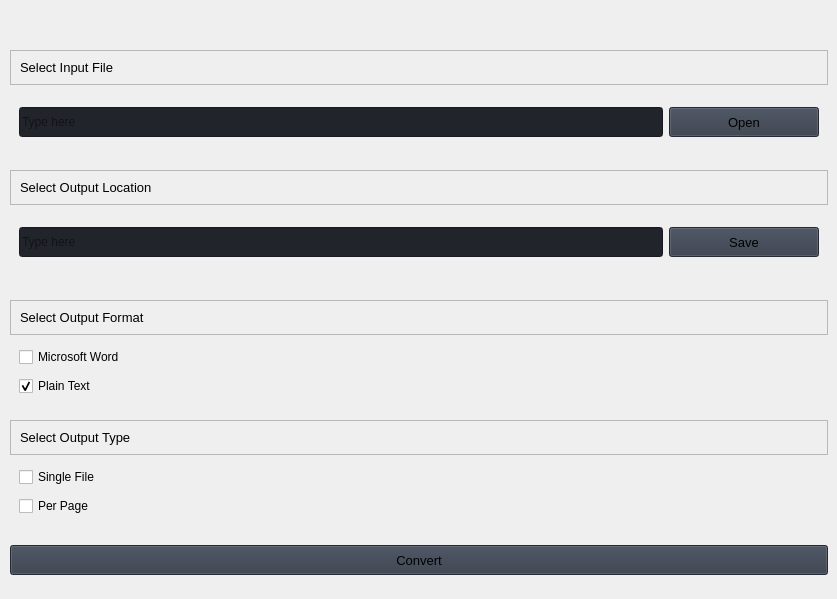
                     <widget class="QWidget" name="ocr_batch_page">
                      <widget class="QFrame" name="row2">
                       <property name="geometry">
                        <rect>
                         <x>10</x>
                         <y>50</y>
                         <width>818</width>
                         <height>110</height>
                        </rect>
                       </property>
                       <property name="minimumSize">
                        <size>
                         <width>0</width>
                         <height>110</height>
                        </size>
                       </property>
                       <property name="maximumSize">
                        <size>
                         <width>16777215</width>
                         <height>110</height>
                        </size>
                       </property>
                       <property name="frameShape">
                        <enum>QFrame::NoFrame</enum>
                       </property>
                       <property name="frameShadow">
                        <enum>QFrame::Raised</enum>
                       </property>
                       <layout class="QVBoxLayout" name="verticalLayout_39">
                        <property name="spacing">
                         <number>0</number>
                        </property>
                        <property name="leftMargin">
                         <number>0</number>
                        </property>
                        <property name="topMargin">
                         <number>0</number>
                        </property>
                        <property name="rightMargin">
                         <number>0</number>
                        </property>
                        <property name="bottomMargin">
                         <number>0</number>
                        </property>
                        <item>
                         <widget class="QFrame" name="frame_title_wid_10">
                          <property name="maximumSize">
                           <size>
                            <width>16777215</width>
                            <height>35</height>
                           </size>
                          </property>
                          <property name="frameShape">
                           <enum>QFrame::StyledPanel</enum>
                          </property>
                          <property name="frameShadow">
                           <enum>QFrame::Raised</enum>
                          </property>
                          <layout class="QVBoxLayout" name="verticalLayout_40">
                           <item>
                            <widget class="QLabel" name="labelBoxBlenderInstalation_10">
                             <property name="font">
                              <font>
                               <pointsize>10</pointsize>
                               <italic>false</italic>
                               <bold>false</bold>
                              </font>
                             </property>
                             <property name="styleSheet">
                              <string notr="true"/>
                             </property>
                             <property name="text">
                              <string>Select Input File</string>
                             </property>
                            </widget>
                           </item>
                          </layout>
                         </widget>
                        </item>
                        <item>
                         <widget class="QFrame" name="frame_content_wid_12">
                          <property name="frameShape">
                           <enum>QFrame::NoFrame</enum>
                          </property>
                          <property name="frameShadow">
                           <enum>QFrame::Raised</enum>
                          </property>
                          <layout class="QHBoxLayout" name="horizontalLayout_22">
                           <item>
                            <layout class="QGridLayout" name="gridLayout_14">
                             <property name="bottomMargin">
                              <number>0</number>
                             </property>
                             <item row="0" column="0">
                              <widget class="QLineEdit" name="ocr_batch_input_folder_txt">
                               <property name="enabled">
                                <bool>false</bool>
                               </property>
                               <property name="minimumSize">
                                <size>
                                 <width>0</width>
                                 <height>30</height>
                                </size>
                               </property>
                               <property name="styleSheet">
                                <string notr="true">background-color: rgb(33, 37, 43);</string>
                               </property>
                               <property name="text">
                                <string/>
                               </property>
                               <property name="placeholderText">
                                <string>Type here</string>
                               </property>
                              </widget>
                             </item>
                             <item row="0" column="1">
                              <widget class="QPushButton" name="ocr_batch_select_input_folder_btn">
                               <property name="minimumSize">
                                <size>
                                 <width>150</width>
                                 <height>30</height>
                                </size>
                               </property>
                               <property name="font">
                                <font>
                                 <pointsize>10</pointsize>
                                 <italic>false</italic>
                                 <bold>false</bold>
                                </font>
                               </property>
                               <property name="cursor">
                                <cursorShape>PointingHandCursor</cursorShape>
                               </property>
                               <property name="styleSheet">
                                <string notr="true">background-color: rgb(52, 59, 72);</string>
                               </property>
                               <property name="text">
                                <string>Open</string>
                               </property>
                               <property name="icon">
                                <iconset resource="resources.qrc">
                                 <normaloff>:/icons/images/icons/cil-folder-open.png</normaloff>:/icons/images/icons/cil-folder-open.png</iconset>
                               </property>
                              </widget>
                             </item>
                            </layout>
                           </item>
                          </layout>
                         </widget>
                        </item>
                       </layout>
                      </widget>
                      <widget class="QFrame" name="row4">
                       <property name="geometry">
                        <rect>
                         <x>10</x>
                         <y>300</y>
                         <width>818</width>
                         <height>110</height>
                        </rect>
                       </property>
                       <property name="minimumSize">
                        <size>
                         <width>0</width>
                         <height>110</height>
                        </size>
                       </property>
                       <property name="maximumSize">
                        <size>
                         <width>16777215</width>
                         <height>110</height>
                        </size>
                       </property>
                       <property name="frameShape">
                        <enum>QFrame::NoFrame</enum>
                       </property>
                       <property name="frameShadow">
                        <enum>QFrame::Raised</enum>
                       </property>
                       <layout class="QVBoxLayout" name="verticalLayout_41">
                        <property name="spacing">
                         <number>0</number>
                        </property>
                        <property name="leftMargin">
                         <number>0</number>
                        </property>
                        <property name="topMargin">
                         <number>0</number>
                        </property>
                        <property name="rightMargin">
                         <number>0</number>
                        </property>
                        <property name="bottomMargin">
                         <number>0</number>
                        </property>
                        <item>
                         <widget class="QFrame" name="frame_title_wid_11">
                          <property name="maximumSize">
                           <size>
                            <width>16777215</width>
                            <height>35</height>
                           </size>
                          </property>
                          <property name="frameShape">
                           <enum>QFrame::StyledPanel</enum>
                          </property>
                          <property name="frameShadow">
                           <enum>QFrame::Raised</enum>
                          </property>
                          <layout class="QVBoxLayout" name="verticalLayout_42">
                           <item>
                            <widget class="QLabel" name="labelBoxBlenderInstalation_11">
                             <property name="font">
                              <font>
                               <pointsize>10</pointsize>
                               <italic>false</italic>
                               <bold>false</bold>
                              </font>
                             </property>
                             <property name="styleSheet">
                              <string notr="true"/>
                             </property>
                             <property name="text">
                              <string>Select Output Format</string>
                             </property>
                            </widget>
                           </item>
                          </layout>
                         </widget>
                        </item>
                        <item>
                         <widget class="QFrame" name="frame_content_wid_13">
                          <property name="frameShape">
                           <enum>QFrame::NoFrame</enum>
                          </property>
                          <property name="frameShadow">
                           <enum>QFrame::Raised</enum>
                          </property>
                          <layout class="QHBoxLayout" name="horizontalLayout_23">
                           <item>
                            <layout class="QGridLayout" name="gridLayout_15">
                             <property name="bottomMargin">
                              <number>0</number>
                             </property>
                             <item row="0" column="0">
                              <widget class="QCheckBox" name="ocr_batch_msword_chk">
                               <property name="autoFillBackground">
                                <bool>false</bool>
                               </property>
                               <property name="styleSheet">
                                <string notr="true"/>
                               </property>
                               <property name="text">
                                <string>Microsoft Word</string>
                               </property>
                              </widget>
                             </item>
                             <item row="1" column="0">
                              <widget class="QCheckBox" name="ocr_batch_plain_text_chk">
                               <property name="autoFillBackground">
                                <bool>false</bool>
                               </property>
                               <property name="styleSheet">
                                <string notr="true"/>
                               </property>
                               <property name="text">
                                <string>Plain Text</string>
                               </property>
                               <property name="checked">
                                <bool>true</bool>
                               </property>
                              </widget>
                             </item>
                            </layout>
                           </item>
                          </layout>
                         </widget>
                        </item>
                       </layout>
                      </widget>
                      <widget class="QFrame" name="row5">
                       <property name="geometry">
                        <rect>
                         <x>10</x>
                         <y>530</y>
                         <width>818</width>
                         <height>60</height>
                        </rect>
                       </property>
                       <property name="minimumSize">
                        <size>
                         <width>0</width>
                         <height>40</height>
                        </size>
                       </property>
                       <property name="maximumSize">
                        <size>
                         <width>16777215</width>
                         <height>60</height>
                        </size>
                       </property>
                       <property name="frameShape">
                        <enum>QFrame::NoFrame</enum>
                       </property>
                       <property name="frameShadow">
                        <enum>QFrame::Raised</enum>
                       </property>
                       <layout class="QVBoxLayout" name="verticalLayout_43">
                        <property name="spacing">
                         <number>0</number>
                        </property>
                        <property name="leftMargin">
                         <number>0</number>
                        </property>
                        <property name="topMargin">
                         <number>0</number>
                        </property>
                        <property name="rightMargin">
                         <number>0</number>
                        </property>
                        <property name="bottomMargin">
                         <number>0</number>
                        </property>
                        <item>
                         <widget class="QPushButton" name="ocr_batch_convert_btn">
                          <property name="minimumSize">
                           <size>
                            <width>150</width>
                            <height>30</height>
                           </size>
                          </property>
                          <property name="font">
                           <font>
                            <pointsize>10</pointsize>
                            <italic>false</italic>
                            <bold>false</bold>
                           </font>
                          </property>
                          <property name="cursor">
                           <cursorShape>PointingHandCursor</cursorShape>
                          </property>
                          <property name="styleSheet">
                           <string notr="true">background-color: rgb(52, 59, 72);</string>
                          </property>
                          <property name="text">
                           <string>Convert</string>
                          </property>
                         </widget>
                        </item>
                       </layout>
                      </widget>
                      <widget class="QFrame" name="row3">
                       <property name="geometry">
                        <rect>
                         <x>10</x>
                         <y>170</y>
                         <width>818</width>
                         <height>110</height>
                        </rect>
                       </property>
                       <property name="minimumSize">
                        <size>
                         <width>0</width>
                         <height>110</height>
                        </size>
                       </property>
                       <property name="maximumSize">
                        <size>
                         <width>16777215</width>
                         <height>110</height>
                        </size>
                       </property>
                       <property name="frameShape">
                        <enum>QFrame::NoFrame</enum>
                       </property>
                       <property name="frameShadow">
                        <enum>QFrame::Raised</enum>
                       </property>
                       <layout class="QVBoxLayout" name="verticalLayout_44">
                        <property name="spacing">
                         <number>0</number>
                        </property>
                        <property name="leftMargin">
                         <number>0</number>
                        </property>
                        <property name="topMargin">
                         <number>0</number>
                        </property>
                        <property name="rightMargin">
                         <number>0</number>
                        </property>
                        <property name="bottomMargin">
                         <number>0</number>
                        </property>
                        <item>
                         <widget class="QFrame" name="frame_title_wid_12">
                          <property name="maximumSize">
                           <size>
                            <width>16777215</width>
                            <height>35</height>
                           </size>
                          </property>
                          <property name="frameShape">
                           <enum>QFrame::StyledPanel</enum>
                          </property>
                          <property name="frameShadow">
                           <enum>QFrame::Raised</enum>
                          </property>
                          <layout class="QVBoxLayout" name="verticalLayout_45">
                           <item>
                            <widget class="QLabel" name="labelBoxBlenderInstalation_12">
                             <property name="font">
                              <font>
                               <pointsize>10</pointsize>
                               <italic>false</italic>
                               <bold>false</bold>
                              </font>
                             </property>
                             <property name="styleSheet">
                              <string notr="true"/>
                             </property>
                             <property name="text">
                              <string>Select Output Location</string>
                             </property>
                            </widget>
                           </item>
                          </layout>
                         </widget>
                        </item>
                        <item>
                         <widget class="QFrame" name="frame_content_wid_15">
                          <property name="frameShape">
                           <enum>QFrame::NoFrame</enum>
                          </property>
                          <property name="frameShadow">
                           <enum>QFrame::Raised</enum>
                          </property>
                          <layout class="QHBoxLayout" name="horizontalLayout_25">
                           <item>
                            <layout class="QGridLayout" name="gridLayout_17">
                             <property name="bottomMargin">
                              <number>0</number>
                             </property>
                             <item row="0" column="1">
                              <widget class="QPushButton" name="ocr_batch_select_output_folder_btn">
                               <property name="minimumSize">
                                <size>
                                 <width>150</width>
                                 <height>30</height>
                                </size>
                               </property>
                               <property name="font">
                                <font>
                                 <pointsize>10</pointsize>
                                 <italic>false</italic>
                                 <bold>false</bold>
                                </font>
                               </property>
                               <property name="cursor">
                                <cursorShape>PointingHandCursor</cursorShape>
                               </property>
                               <property name="styleSheet">
                                <string notr="true">background-color: rgb(52, 59, 72);</string>
                               </property>
                               <property name="text">
                                <string>Save</string>
                               </property>
                               <property name="icon">
                                <iconset resource="resources.qrc">
                                 <normaloff>:/icons/images/icons/cil-folder-open.png</normaloff>:/icons/images/icons/cil-folder-open.png</iconset>
                               </property>
                              </widget>
                             </item>
                             <item row="0" column="0">
                              <widget class="QLineEdit" name="ocr_batch_output_folder_txt">
                               <property name="enabled">
                                <bool>false</bool>
                               </property>
                               <property name="minimumSize">
                                <size>
                                 <width>0</width>
                                 <height>30</height>
                                </size>
                               </property>
                               <property name="styleSheet">
                                <string notr="true">background-color: rgb(33, 37, 43);</string>
                               </property>
                               <property name="text">
                                <string/>
                               </property>
                               <property name="placeholderText">
                                <string>Type here</string>
                               </property>
                              </widget>
                             </item>
                            </layout>
                           </item>
                          </layout>
                         </widget>
                        </item>
                       </layout>
                      </widget>
                      <widget class="QFrame" name="row4_2">
                       <property name="geometry">
                        <rect>
                         <x>10</x>
                         <y>420</y>
                         <width>818</width>
                         <height>110</height>
                        </rect>
                       </property>
                       <property name="minimumSize">
                        <size>
                         <width>0</width>
                         <height>110</height>
                        </size>
                       </property>
                       <property name="maximumSize">
                        <size>
                         <width>16777215</width>
                         <height>110</height>
                        </size>
                       </property>
                       <property name="frameShape">
                        <enum>QFrame::NoFrame</enum>
                       </property>
                       <property name="frameShadow">
                        <enum>QFrame::Raised</enum>
                       </property>
                       <layout class="QVBoxLayout" name="verticalLayout_46">
                        <property name="spacing">
                         <number>0</number>
                        </property>
                        <property name="leftMargin">
                         <number>0</number>
                        </property>
                        <property name="topMargin">
                         <number>0</number>
                        </property>
                        <property name="rightMargin">
                         <number>0</number>
                        </property>
                        <property name="bottomMargin">
                         <number>0</number>
                        </property>
                        <item>
                         <widget class="QFrame" name="frame_title_wid_13">
                          <property name="maximumSize">
                           <size>
                            <width>16777215</width>
                            <height>35</height>
                           </size>
                          </property>
                          <property name="frameShape">
                           <enum>QFrame::StyledPanel</enum>
                          </property>
                          <property name="frameShadow">
                           <enum>QFrame::Raised</enum>
                          </property>
                          <layout class="QVBoxLayout" name="verticalLayout_47">
                           <item>
                            <widget class="QLabel" name="labelBoxBlenderInstalation_13">
                             <property name="font">
                              <font>
                               <pointsize>10</pointsize>
                               <italic>false</italic>
                               <bold>false</bold>
                              </font>
                             </property>
                             <property name="styleSheet">
                              <string notr="true"/>
                             </property>
                             <property name="text">
                              <string>Select Output Type</string>
                             </property>
                            </widget>
                           </item>
                          </layout>
                         </widget>
                        </item>
                        <item>
                         <widget class="QFrame" name="frame_content_wid_14">
                          <property name="toolTipDuration">
                           <number>1</number>
                          </property>
                          <property name="frameShape">
                           <enum>QFrame::NoFrame</enum>
                          </property>
                          <property name="frameShadow">
                           <enum>QFrame::Raised</enum>
                          </property>
                          <layout class="QHBoxLayout" name="horizontalLayout_24">
                           <item>
                            <layout class="QGridLayout" name="gridLayout_16">
                             <property name="bottomMargin">
                              <number>0</number>
                             </property>
                             <item row="0" column="0">
                              <widget class="QCheckBox" name="ocr_batch_single_file_chk">
                               <property name="autoFillBackground">
                                <bool>false</bool>
                               </property>
                               <property name="styleSheet">
                                <string notr="true"/>
                               </property>
                               <property name="text">
                                <string>Single File</string>
                               </property>
                              </widget>
                             </item>
                             <item row="1" column="0">
                              <widget class="QCheckBox" name="ocr_batch_per_page_chk">
                               <property name="autoFillBackground">
                                <bool>false</bool>
                               </property>
                               <property name="styleSheet">
                                <string notr="true"/>
                               </property>
                               <property name="text">
                                <string>Per Page</string>
                               </property>
                              </widget>
                             </item>
                            </layout>
                           </item>
                          </layout>
                         </widget>
                        </item>
                       </layout>
                      </widget>
                     </widget>
